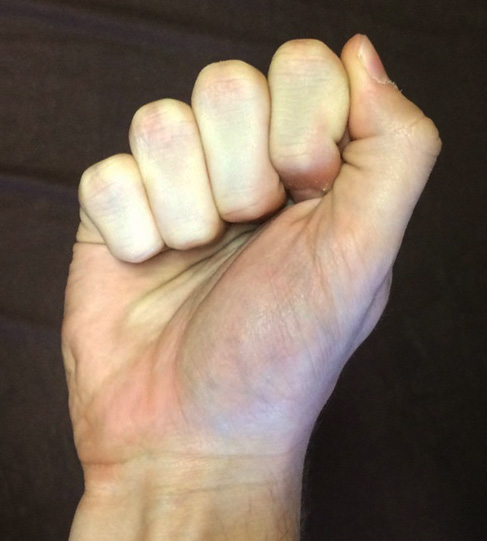
%> input picture images/set10_a.jpg, 487 x 541 px
$ octave --eval "result = k_means(imread('../../images/set10_a.jpg'));"   (GNU Octave 9; MATLAB toolbox functions it lacks are replaced by stand-ins)
%> lines starting %> are read from the running program, lines starting %| are printed output that depends on the picture; in (x1, y1, x2, y2) boxes, pixels count from 0 and x2, y2 are one past the last pixel; in counts of white or black regions, pixels touching at a corner belong together; the program's own positions count from 1
function [img_seg] = k_means(img)
    cform = makecform('srgb2lab');
    lab_he = applycform(img, cform);
%> lab_he: size 541x487x3 uint8; mean of channels 1, 2, 3 116, 133.2, 139

    % Klasifikacia farieb L*a*b modelu pomocou zhlukovania K-means
    ab = double(lab_he(:,:,2:3));
    nrows = size(ab,1);
%> nrows = 541
    ncols = size(ab,2);
%> ncols = 487
    ab = reshape(ab,nrows*ncols,2);
    n_colors = 2;
    cluster_idx = kmeans(ab,n_colors,'distance','sqEuclidean','Replicates',3);

    % Rozdelenie pixlov obrazka podla vyskedkov K-means
    pixel_labels = reshape(cluster_idx,nrows,ncols);
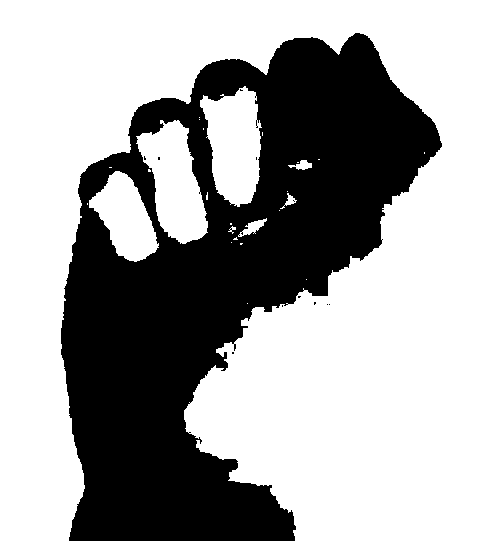
%> pixel_labels: size 541x487 double; values 1 (black) and 2 (white), 64.2% white; 12 black regions (11 under 20 px), largest, box (x1, y1, x2, y2) and area: (61, 33, 442, 541) 94292

    % Opening a closing na vysegmentovanom obrazku

    % Structural element
    se = strel('disk',25);

    %opening by reconstruction
    img_erode = imerode(pixel_labels, se);
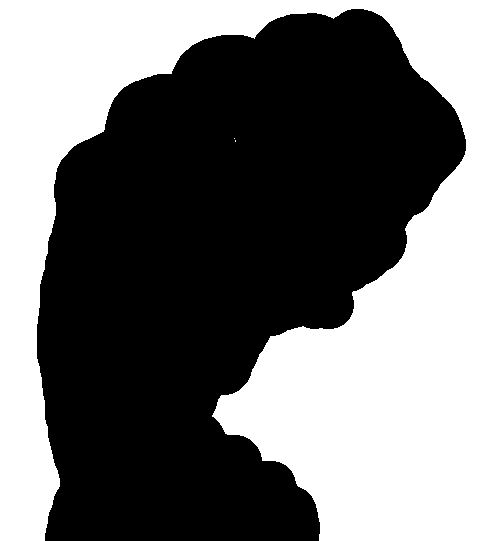
%> img_erode: size 541x487 double; values 1 (black) and 2 (white), 44% white; 3 white regions (2 under 20 px), largest, box (x1, y1, x2, y2) and area: (0, 0, 487, 541) 115942
    img_obr = imreconstruct(img_erode, pixel_labels);
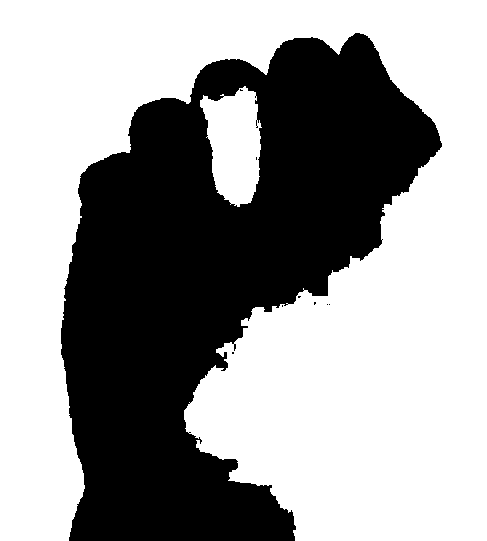
%> img_obr: size 541x487 double; values 1 (black) and 2 (white), 60.7% white; 9 black regions (8 under 20 px), largest, box (x1, y1, x2, y2) and area: (61, 33, 442, 541) 103599

    % closing by reconstruction
    img_obrd = imdilate(img_obr, se);
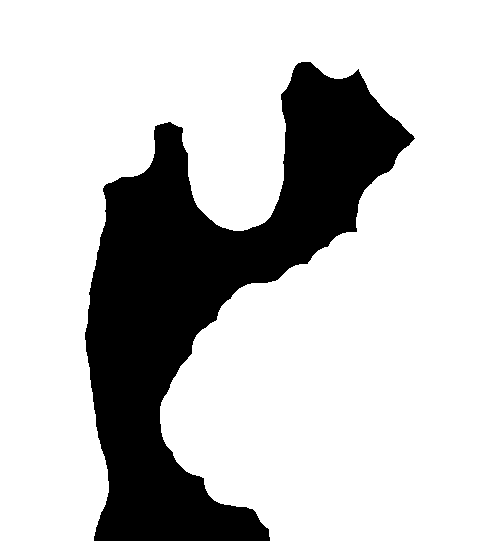
%> img_obrd: size 541x487 double; values 1 (black) and 2 (white), 77.1% white; 1 black region, box (x1, y1, x2, y2) and area: (85, 62, 415, 541) 60369
    img_obrcbr = imreconstruct(imcomplement(img_obrd),imcomplement(img_obr));
%> img_obrcbr: size 541x487 double; values -1 (black) and 0 (white), 39.3% white; 1 white region, box (x1, y1, x2, y2) and area: (61, 33, 442, 541) 103599

    % return segmentated result
    img_seg = imcomplement(img_obrcbr);

end

$ run again, on images/set1_a.jpg
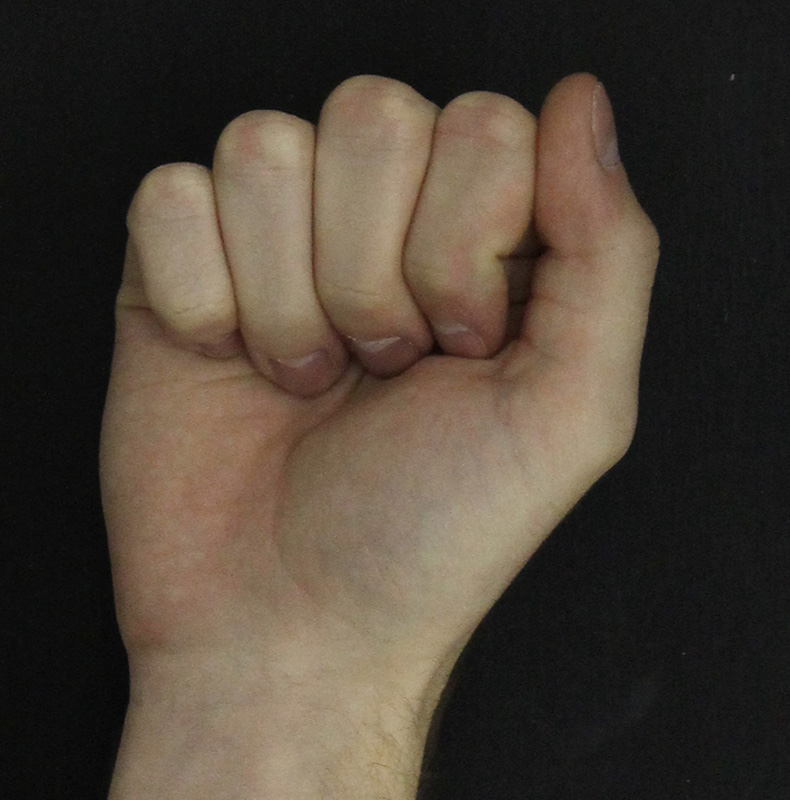
%> input picture images/set1_a.jpg, 790 x 800 px
%> lab_he: size 800x790x3 uint8; mean of channels 1, 2, 3 69.6, 131.1, 135.9
%> in k_means, `pixel_labels = reshape(cluster_idx,nrows,ncols);`:
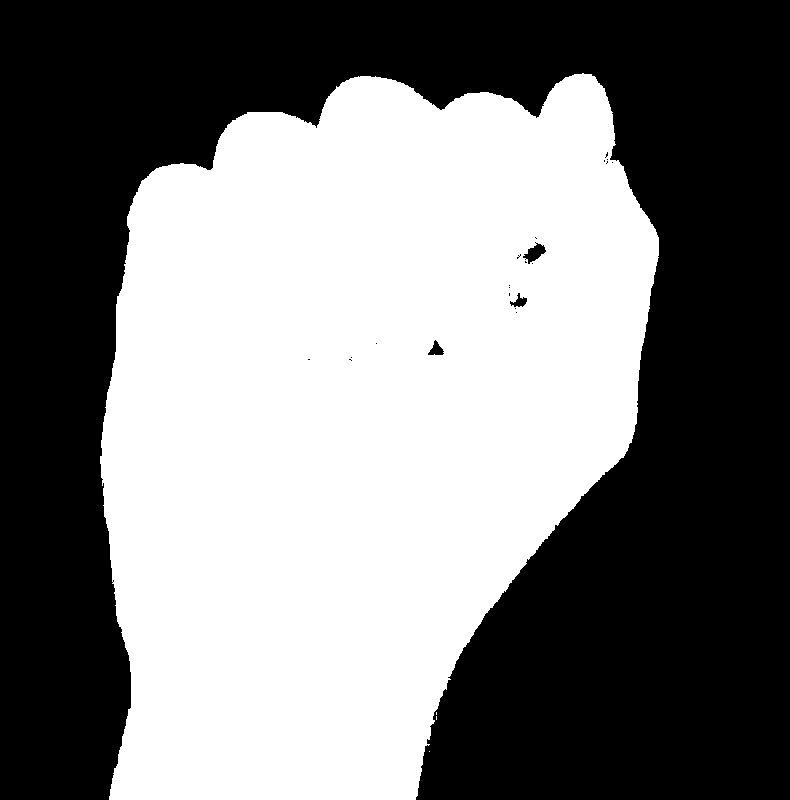
%> pixel_labels: size 800x790 double; values 1 (black) and 2 (white), 48.7% white; 4 white regions (3 under 20 px), largest, box (x1, y1, x2, y2) and area: (100, 73, 659, 800) 307904
%> img_erode: size 800x790 double; values 1 (black) and 2 (white), 38.6% white; 1 white region, box (x1, y1, x2, y2) and area: (125, 99, 635, 800) 244064
%> img_obr: size 800x790 double; values 1 (black) and 2 (white), 48.7% white; 1 white region, box (x1, y1, x2, y2) and area: (100, 73, 659, 800) 307904
%> in k_means, `img_obrd = imdilate(img_obr, se);`:
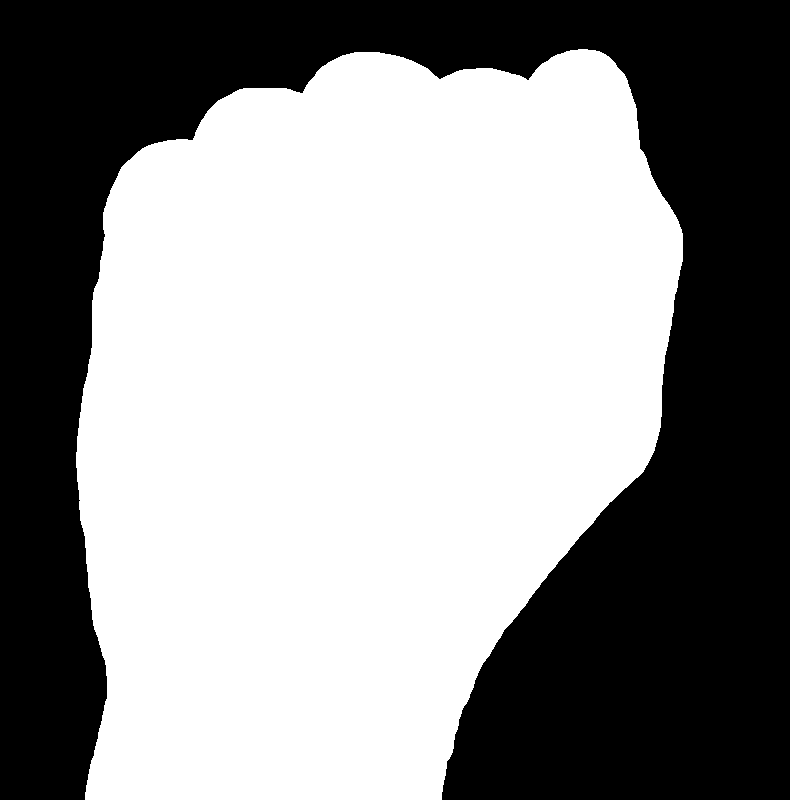
%> img_obrd: size 800x790 double; values 1 (black) and 2 (white), 56.7% white; 1 black region, box (x1, y1, x2, y2) and area: (0, 0, 790, 800) 273862
%> img_obrcbr: size 800x790 double; values -1 (black) and 0 (white), 51.2% white; 1 black region, box (x1, y1, x2, y2) and area: (100, 73, 659, 800) 308429

$ run again, on images/set2_a.jpg
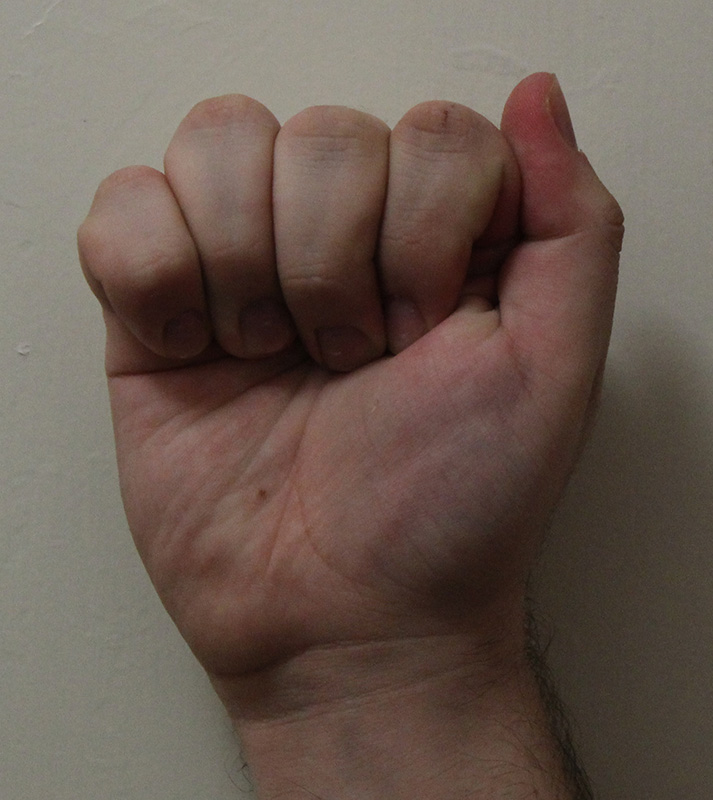
%> input picture images/set2_a.jpg, 713 x 800 px
%> lab_he: size 800x713x3 uint8; mean of channels 1, 2, 3 100, 133.8, 136.3
%> in k_means, `pixel_labels = reshape(cluster_idx,nrows,ncols);`:
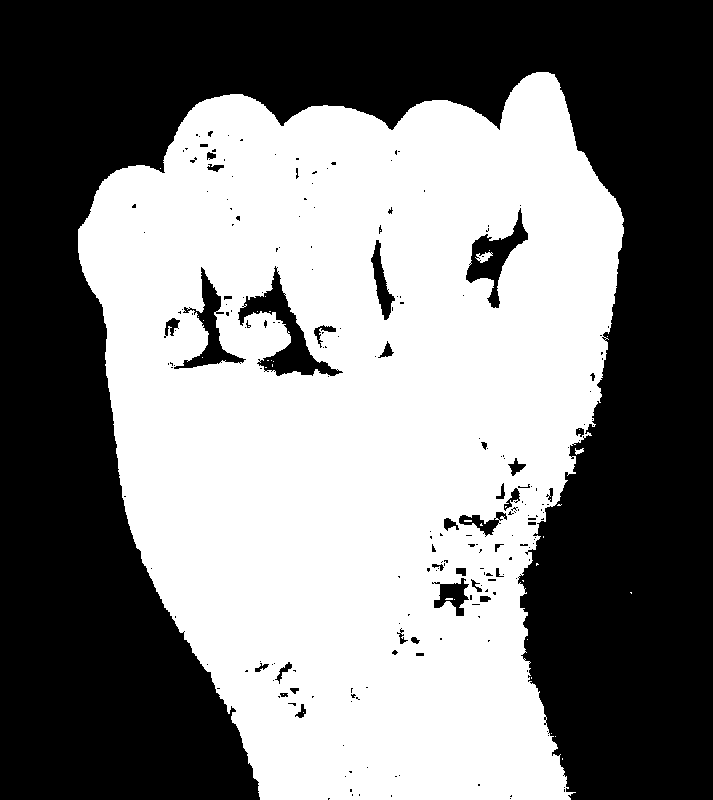
%> pixel_labels: size 800x713 double; values 1 (black) and 2 (white), 49.9% white; 36 white regions (33 under 20 px), largest, box (x1, y1, x2, y2) and area: (78, 72, 624, 800) 284268, (475, 252, 493, 263) 103, (575, 448, 584, 455) 37
%> img_erode: size 800x713 double; values 1 (black) and 2 (white), 22.4% white; 7 white regions (1 under 20 px), largest, box (x1, y1, x2, y2) and area: (102, 99, 599, 678) 106533, (358, 648, 541, 800) 14159, (308, 130, 383, 309) 3645, (259, 713, 325, 800) 2542, (251, 170, 280, 228) 839, (324, 714, 337, 730) 56
%> img_obr: size 800x713 double; values 1 (black) and 2 (white), 49.8% white; 1 white region, box (x1, y1, x2, y2) and area: (78, 72, 624, 800) 284268
%> img_obrd: size 800x713 double; values 1 (black) and 2 (white), 60.7% white; 1 black region, box (x1, y1, x2, y2) and area: (0, 0, 713, 800) 224033
%> in k_means, `img_obrcbr = imreconstruct(imcomplement(img_obrd),imcomplement(img_obr..`:
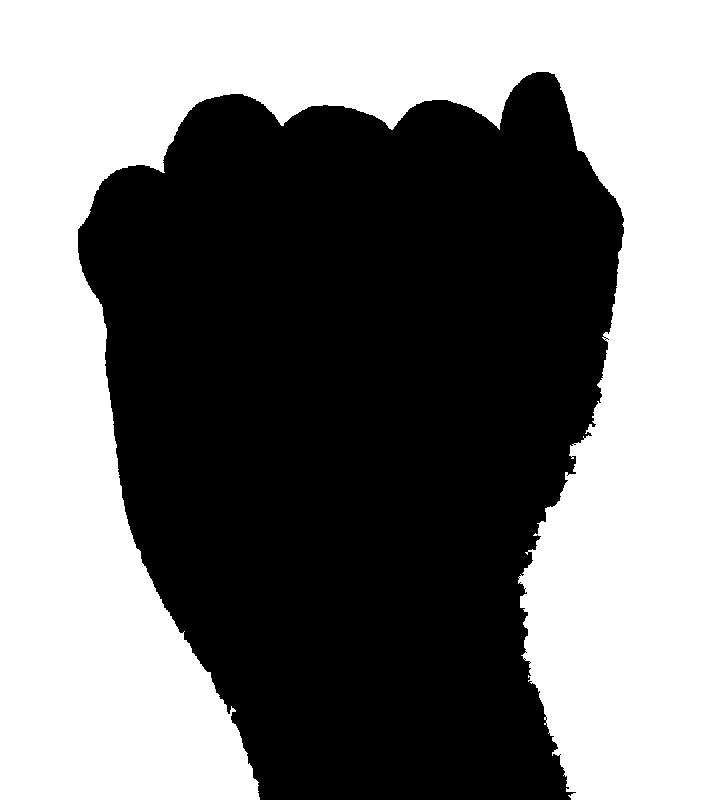
%> img_obrcbr: size 800x713 double; values -1 (black) and 0 (white), 48.2% white; 1 white region, box (x1, y1, x2, y2) and area: (0, 0, 713, 800) 274823

$ run again, on images/set3_a.jpg
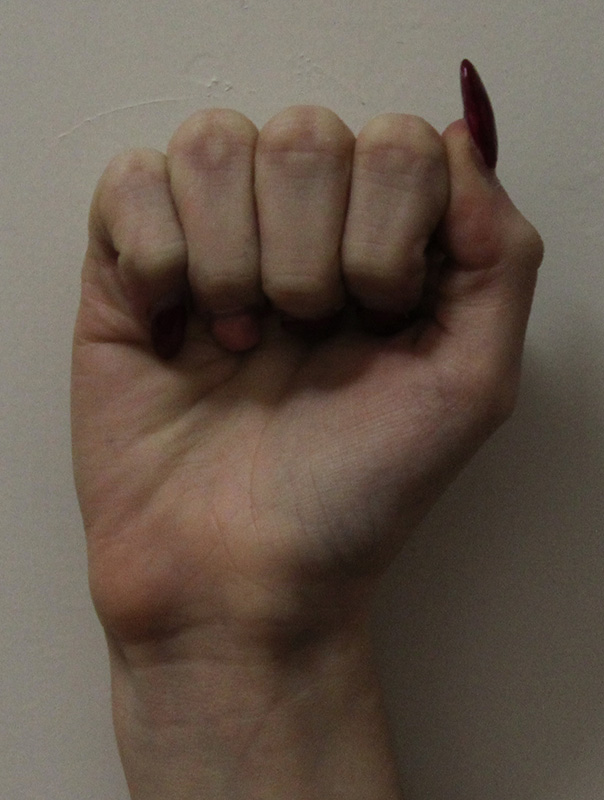
%> input picture images/set3_a.jpg, 604 x 800 px
%> lab_he: size 800x604x3 uint8; mean of channels 1, 2, 3 96.2, 132.6, 137.1
%> in k_means, `pixel_labels = reshape(cluster_idx,nrows,ncols);`:
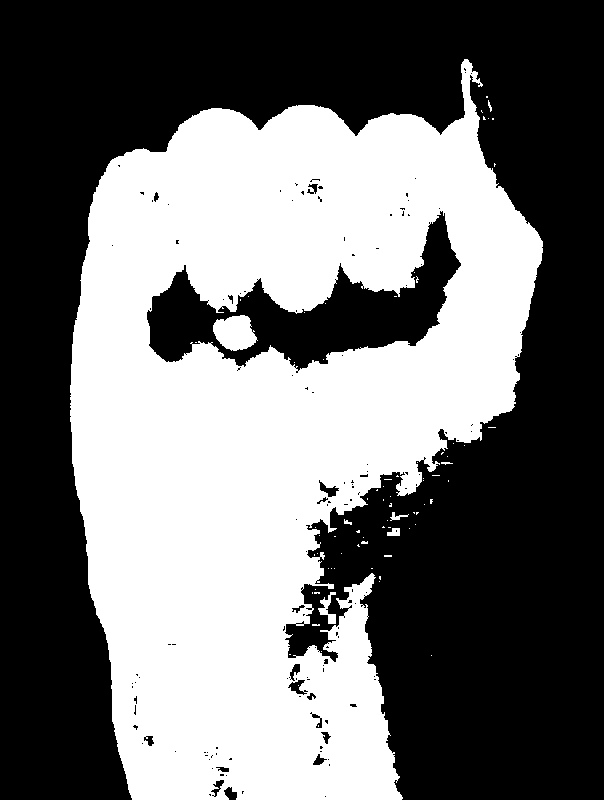
%> pixel_labels: size 800x604 double; values 1 (black) and 2 (white), 44.4% white; 77 white regions (69 under 20 px), largest, box (x1, y1, x2, y2) and area: (70, 59, 543, 800) 212579, (213, 315, 258, 351) 1158, (318, 592, 336, 624) 238
%> img_erode: size 800x604 double; values 1 (black) and 2 (white), 19.5% white; 3 white regions, box (x1, y1, x2, y2) and area: (95, 129, 518, 800) 92090, (346, 730, 375, 800) 1086, (150, 769, 190, 800) 900
%> img_obr: size 800x604 double; values 1 (black) and 2 (white), 44% white; 1 white region, box (x1, y1, x2, y2) and area: (70, 59, 543, 800) 212579
%> img_obrd: size 800x604 double; values 1 (black) and 2 (white), 59.8% white; 8 black regions (5 under 20 px), largest, box (x1, y1, x2, y2) and area: (0, 0, 604, 800) 193668, (329, 310, 387, 328) 422, (173, 311, 184, 325) 69
%> in k_means, `img_obrcbr = imreconstruct(imcomplement(img_obrd),imcomplement(img_obr..`:
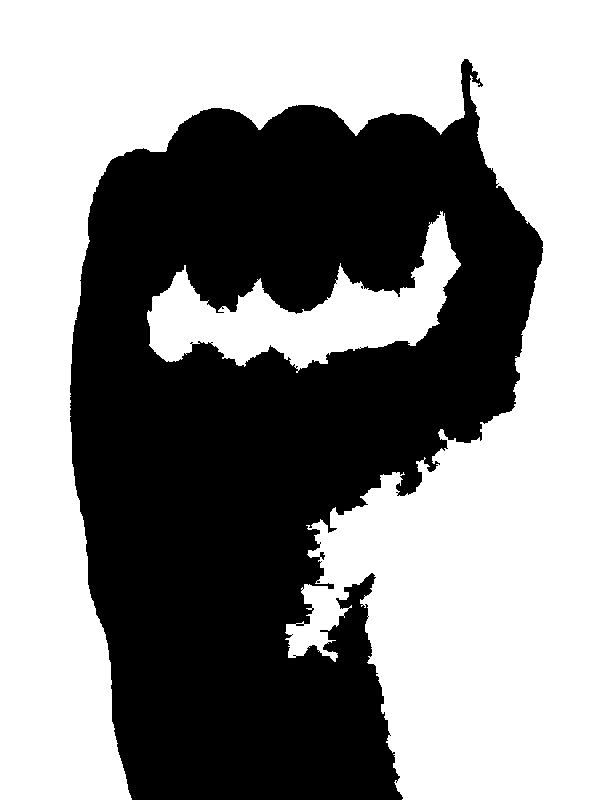
%> img_obrcbr: size 800x604 double; values -1 (black) and 0 (white), 55.7% white; 1 black region, box (x1, y1, x2, y2) and area: (70, 59, 543, 800) 214080
